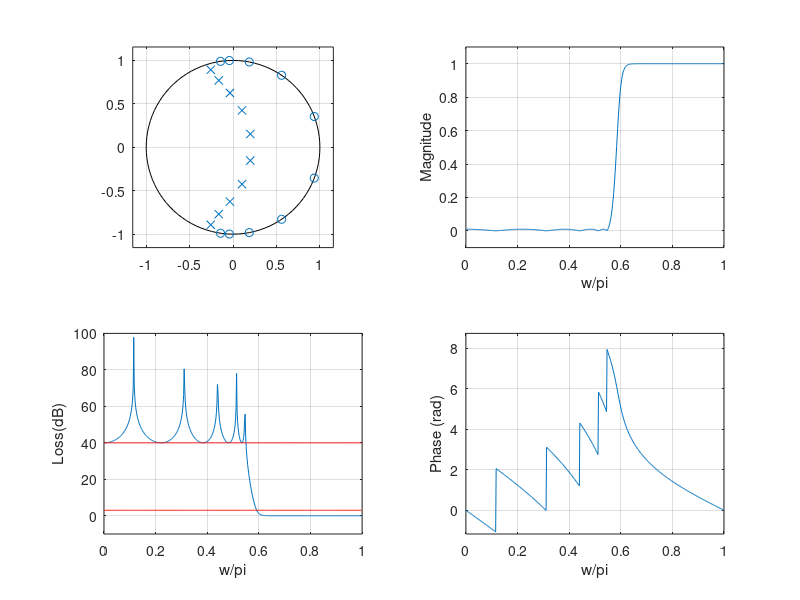

MATLAB code for this plot:
%
% Elliptic and Cheby2 filters
%
clear all; clf
ind=input('elliptic bpf (1) or cheby2 hpf (2)?  ')
if ind==1,
[b1,a1]=ellip(10,0.1,40,[0.45 0.55]);
else
[b1,a1]=cheby2(10,40, 0.55,'high');
end
[H1,w]=freqz(b1,a1);
figure(1)
subplot(221)
zplane(b1,a1)
mag=abs(H1);
phase=unwrap(angle(H1));
subplot(222)
plot(w/pi,mag)
axis([0 1 -0.1 1.1*max(mag)])
ylabel('Magnitude')
xlabel('w/pi')
grid
thres=3*ones(1,length(w));
thres2=40*ones(1,length(w));
subplot(223)
plot(w/pi,-20*log10(mag),w/pi,thres,'r'); axis([0 1 -10  100])
hold on
plot(w/pi,thres2,'r')
hold off
ylabel('Loss(dB)'); xlabel('w/pi'); grid
subplot(224)
plot(w/pi,phase)
axis([0 1 1.1*min(phase) 1.1*max(phase)])
ylabel('Phase (rad)')
xlabel('w/pi')
grid
